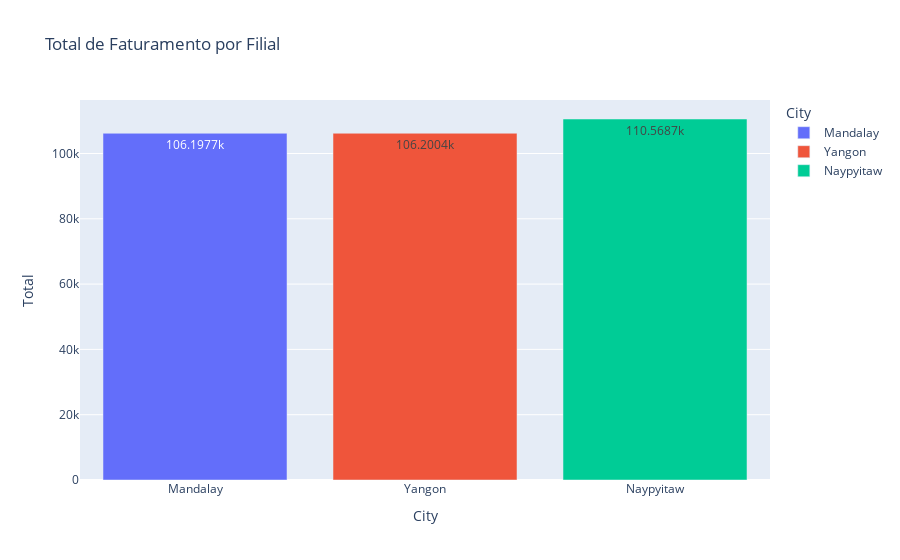

The notebook cell saved with this chart:
### Code cell
grafico_1 = px.bar(total, x="City", y="Total", color="City", title="Total de Faturamento por Filial", text_auto=True)
grafico_1.show()

### Figure 1 — Plotly figure (JSON) as saved in the notebook; plotly's stock layout.template omitted (floating-point values rounded to 4 significant figures)
{"data": [{"alignmentgroup": "True", "hovertemplate": "City=%{x}<br>Total=%{y}<extra></extra>", "legendgroup": "Mandalay", "marker": {"color": "#636efa", "pattern": {"shape": ""}}, "name": "Mandalay", "offsetgroup": "Mandalay", "orientation": "v", "showlegend": true, "textposition": "auto", "texttemplate": "%{y}", "type": "bar", "x": ["Mandalay"], "xaxis": "x", "y": [106200.0], "yaxis": "y"}, {"alignmentgroup": "True", "hovertemplate": "City=%{x}<br>Total=%{y}<extra></extra>", "legendgroup": "Yangon", "marker": {"color": "#EF553B", "pattern": {"shape": ""}}, "name": "Yangon", "offsetgroup": "Yangon", "orientation": "v", "showlegend": true, "textposition": "auto", "texttemplate": "%{y}", "type": "bar", "x": ["Yangon"], "xaxis": "x", "y": [106200.0], "yaxis": "y"}, {"alignmentgroup": "True", "hovertemplate": "City=%{x}<br>Total=%{y}<extra></extra>", "legendgroup": "Naypyitaw", "marker": {"color": "#00cc96", "pattern": {"shape": ""}}, "name": "Naypyitaw", "offsetgroup": "Naypyitaw", "orientation": "v", "showlegend": true, "textposition": "auto", "texttemplate": "%{y}", "type": "bar", "x": ["Naypyitaw"], "xaxis": "x", "y": [110600.0], "yaxis": "y"}], "layout": {"barmode": "relative", "legend": {"title": {"text": "City"}, "tracegroupgap": 0}, "title": {"text": "Total de Faturamento por Filial"}, "xaxis": {"anchor": "y", "categoryarray": ["Mandalay", "Yangon", "Naypyitaw"], "categoryorder": "array", "domain": [0, 1], "title": {"text": "City"}}, "yaxis": {"anchor": "x", "domain": [0, 1], "title": {"text": "Total"}}}}
